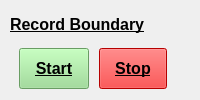
           <widget class="QWidget" name="widget_6" native="true">
            <property name="sizePolicy">
             <sizepolicy hsizetype="Maximum" vsizetype="Preferred">
              <horstretch>0</horstretch>
              <verstretch>0</verstretch>
             </sizepolicy>
            </property>
            <property name="styleSheet">
             <string notr="true">#widget_6{
	border: 2px solid #000000;
}</string>
            </property>
            <layout class="QVBoxLayout" name="verticalLayout_3">
             <property name="spacing">
              <number>0</number>
             </property>
             <property name="leftMargin">
              <number>10</number>
             </property>
             <property name="topMargin">
              <number>10</number>
             </property>
             <property name="rightMargin">
              <number>2</number>
             </property>
             <property name="bottomMargin">
              <number>2</number>
             </property>
             <item>
              <widget class="QWidget" name="widget_8" native="true">
               <layout class="QVBoxLayout" name="verticalLayout_4">
                <property name="spacing">
                 <number>0</number>
                </property>
                <property name="leftMargin">
                 <number>0</number>
                </property>
                <property name="topMargin">
                 <number>0</number>
                </property>
                <property name="rightMargin">
                 <number>0</number>
                </property>
                <property name="bottomMargin">
                 <number>0</number>
                </property>
                <item>
                 <widget class="QLabel" name="label">
                  <property name="sizePolicy">
                   <sizepolicy hsizetype="Maximum" vsizetype="Preferred">
                    <horstretch>0</horstretch>
                    <verstretch>0</verstretch>
                   </sizepolicy>
                  </property>
                  <property name="font">
                   <font>
                    <pointsize>12</pointsize>
                    <weight>75</weight>
                    <bold>true</bold>
                    <underline>true</underline>
                   </font>
                  </property>
                  <property name="styleSheet">
                   <string notr="true">QLabel{
	color: black;
}</string>
                  </property>
                  <property name="text">
                   <string>Record Boundary</string>
                  </property>
                 </widget>
                </item>
               </layout>
              </widget>
             </item>
             <item>
              <widget class="QWidget" name="widget_7" native="true">
               <property name="sizePolicy">
                <sizepolicy hsizetype="Maximum" vsizetype="Preferred">
                 <horstretch>0</horstretch>
                 <verstretch>0</verstretch>
                </sizepolicy>
               </property>
               <layout class="QHBoxLayout" name="horizontalLayout_2">
                <property name="spacing">
                 <number>10</number>
                </property>
                <item>
                 <widget class="QPushButton" name="startBoun">
                  <property name="sizePolicy">
                   <sizepolicy hsizetype="Maximum" vsizetype="Maximum">
                    <horstretch>0</horstretch>
                    <verstretch>0</verstretch>
                   </sizepolicy>
                  </property>
                  <property name="minimumSize">
                   <size>
                    <width>0</width>
                    <height>30</height>
                   </size>
                  </property>
                  <property name="sizeIncrement">
                   <size>
                    <width>0</width>
                    <height>0</height>
                   </size>
                  </property>
                  <property name="palette">
                   <palette>
                    <active>
                     <colorrole role="WindowText">
                      <brush brushstyle="SolidPattern">
                       <color alpha="255">
                        <red>0</red>
                        <green>0</green>
                        <blue>0</blue>
                       </color>
                      </brush>
                     </colorrole>
                     <colorrole role="Button">
                      <brush brushstyle="SolidPattern">
                       <color alpha="255">
                        <red>147</red>
                        <green>220</green>
                        <blue>139</blue>
                       </color>
                      </brush>
                     </colorrole>
                     <colorrole role="Text">
                      <brush brushstyle="SolidPattern">
                       <color alpha="255">
                        <red>0</red>
                        <green>0</green>
                        <blue>0</blue>
                       </color>
                      </brush>
                     </colorrole>
                     <colorrole role="ButtonText">
                      <brush brushstyle="SolidPattern">
                       <color alpha="255">
                        <red>0</red>
                        <green>0</green>
                        <blue>0</blue>
                       </color>
                      </brush>
                     </colorrole>
                     <colorrole role="Base">
                      <brush brushstyle="SolidPattern">
                       <color alpha="255">
                        <red>147</red>
                        <green>220</green>
                        <blue>139</blue>
                       </color>
                      </brush>
                     </colorrole>
                     <colorrole role="Window">
                      <brush brushstyle="SolidPattern">
                       <color alpha="255">
                        <red>147</red>
                        <green>220</green>
                        <blue>139</blue>
                       </color>
                      </brush>
                     </colorrole>
                    </active>
                    <inactive>
                     <colorrole role="WindowText">
                      <brush brushstyle="SolidPattern">
                       <color alpha="255">
                        <red>0</red>
                        <green>0</green>
                        <blue>0</blue>
                       </color>
                      </brush>
                     </colorrole>
                     <colorrole role="Button">
                      <brush brushstyle="SolidPattern">
                       <color alpha="255">
                        <red>147</red>
                        <green>220</green>
                        <blue>139</blue>
                       </color>
                      </brush>
                     </colorrole>
                     <colorrole role="Text">
                      <brush brushstyle="SolidPattern">
                       <color alpha="255">
                        <red>0</red>
                        <green>0</green>
                        <blue>0</blue>
                       </color>
                      </brush>
                     </colorrole>
                     <colorrole role="ButtonText">
                      <brush brushstyle="SolidPattern">
                       <color alpha="255">
                        <red>0</red>
                        <green>0</green>
                        <blue>0</blue>
                       </color>
                      </brush>
                     </colorrole>
                     <colorrole role="Base">
                      <brush brushstyle="SolidPattern">
                       <color alpha="255">
                        <red>147</red>
                        <green>220</green>
                        <blue>139</blue>
                       </color>
                      </brush>
                     </colorrole>
                     <colorrole role="Window">
                      <brush brushstyle="SolidPattern">
                       <color alpha="255">
                        <red>147</red>
                        <green>220</green>
                        <blue>139</blue>
                       </color>
                      </brush>
                     </colorrole>
                    </inactive>
                    <disabled>
                     <colorrole role="WindowText">
                      <brush brushstyle="SolidPattern">
                       <color alpha="255">
                        <red>0</red>
                        <green>0</green>
                        <blue>0</blue>
                       </color>
                      </brush>
                     </colorrole>
                     <colorrole role="Button">
                      <brush brushstyle="SolidPattern">
                       <color alpha="255">
                        <red>147</red>
                        <green>220</green>
                        <blue>139</blue>
                       </color>
                      </brush>
                     </colorrole>
                     <colorrole role="Text">
                      <brush brushstyle="SolidPattern">
                       <color alpha="255">
                        <red>0</red>
                        <green>0</green>
                        <blue>0</blue>
                       </color>
                      </brush>
                     </colorrole>
                     <colorrole role="ButtonText">
                      <brush brushstyle="SolidPattern">
                       <color alpha="255">
                        <red>0</red>
                        <green>0</green>
                        <blue>0</blue>
                       </color>
                      </brush>
                     </colorrole>
                     <colorrole role="Base">
                      <brush brushstyle="SolidPattern">
                       <color alpha="255">
                        <red>147</red>
                        <green>220</green>
                        <blue>139</blue>
                       </color>
                      </brush>
                     </colorrole>
                     <colorrole role="Window">
                      <brush brushstyle="SolidPattern">
                       <color alpha="255">
                        <red>147</red>
                        <green>220</green>
                        <blue>139</blue>
                       </color>
                      </brush>
                     </colorrole>
                    </disabled>
                   </palette>
                  </property>
                  <property name="font">
                   <font>
                    <pointsize>12</pointsize>
                    <weight>75</weight>
                    <bold>true</bold>
                    <underline>true</underline>
                   </font>
                  </property>
                  <property name="cursor">
                   <cursorShape>PointingHandCursor</cursorShape>
                  </property>
                  <property name="focusPolicy">
                   <enum>Qt::NoFocus</enum>
                  </property>
                  <property name="contextMenuPolicy">
                   <enum>Qt::DefaultContextMenu</enum>
                  </property>
                  <property name="styleSheet">
                   <string notr="true">QPushButton {
	color:black;
	background-color: rgb(147, 220, 139);
	padding-top: 10px;
    padding-right: 15px;
    padding-bottom: 10px;
    padding-left: 15px;
}</string>
                  </property>
                  <property name="text">
                   <string>Start</string>
                  </property>
                  <property name="iconSize">
                   <size>
                    <width>16</width>
                    <height>16</height>
                   </size>
                  </property>
                 </widget>
                </item>
                <item>
                 <widget class="QPushButton" name="stopBoun">
                  <property name="sizePolicy">
                   <sizepolicy hsizetype="Maximum" vsizetype="Fixed">
                    <horstretch>0</horstretch>
                    <verstretch>0</verstretch>
                   </sizepolicy>
                  </property>
                  <property name="palette">
                   <palette>
                    <active>
                     <colorrole role="WindowText">
                      <brush brushstyle="SolidPattern">
                       <color alpha="255">
                        <red>0</red>
                        <green>0</green>
                        <blue>0</blue>
                       </color>
                      </brush>
                     </colorrole>
                     <colorrole role="Button">
                      <brush brushstyle="SolidPattern">
                       <color alpha="255">
                        <red>255</red>
                        <green>0</green>
                        <blue>0</blue>
                       </color>
                      </brush>
                     </colorrole>
                     <colorrole role="Text">
                      <brush brushstyle="SolidPattern">
                       <color alpha="255">
                        <red>0</red>
                        <green>0</green>
                        <blue>0</blue>
                       </color>
                      </brush>
                     </colorrole>
                     <colorrole role="ButtonText">
                      <brush brushstyle="SolidPattern">
                       <color alpha="255">
                        <red>0</red>
                        <green>0</green>
                        <blue>0</blue>
                       </color>
                      </brush>
                     </colorrole>
                     <colorrole role="Base">
                      <brush brushstyle="SolidPattern">
                       <color alpha="255">
                        <red>255</red>
                        <green>0</green>
                        <blue>0</blue>
                       </color>
                      </brush>
                     </colorrole>
                     <colorrole role="Window">
                      <brush brushstyle="SolidPattern">
                       <color alpha="255">
                        <red>255</red>
                        <green>0</green>
                        <blue>0</blue>
                       </color>
                      </brush>
                     </colorrole>
                    </active>
                    <inactive>
                     <colorrole role="WindowText">
                      <brush brushstyle="SolidPattern">
                       <color alpha="255">
                        <red>0</red>
                        <green>0</green>
                        <blue>0</blue>
                       </color>
                      </brush>
                     </colorrole>
                     <colorrole role="Button">
                      <brush brushstyle="SolidPattern">
                       <color alpha="255">
                        <red>255</red>
                        <green>0</green>
                        <blue>0</blue>
                       </color>
                      </brush>
                     </colorrole>
                     <colorrole role="Text">
                      <brush brushstyle="SolidPattern">
                       <color alpha="255">
                        <red>0</red>
                        <green>0</green>
                        <blue>0</blue>
                       </color>
                      </brush>
                     </colorrole>
                     <colorrole role="ButtonText">
                      <brush brushstyle="SolidPattern">
                       <color alpha="255">
                        <red>0</red>
                        <green>0</green>
                        <blue>0</blue>
                       </color>
                      </brush>
                     </colorrole>
                     <colorrole role="Base">
                      <brush brushstyle="SolidPattern">
                       <color alpha="255">
                        <red>255</red>
                        <green>0</green>
                        <blue>0</blue>
                       </color>
                      </brush>
                     </colorrole>
                     <colorrole role="Window">
                      <brush brushstyle="SolidPattern">
                       <color alpha="255">
                        <red>255</red>
                        <green>0</green>
                        <blue>0</blue>
                       </color>
                      </brush>
                     </colorrole>
                    </inactive>
                    <disabled>
                     <colorrole role="WindowText">
                      <brush brushstyle="SolidPattern">
                       <color alpha="255">
                        <red>0</red>
                        <green>0</green>
                        <blue>0</blue>
                       </color>
                      </brush>
                     </colorrole>
                     <colorrole role="Button">
                      <brush brushstyle="SolidPattern">
                       <color alpha="255">
                        <red>255</red>
                        <green>0</green>
                        <blue>0</blue>
                       </color>
                      </brush>
                     </colorrole>
                     <colorrole role="Text">
                      <brush brushstyle="SolidPattern">
                       <color alpha="255">
                        <red>0</red>
                        <green>0</green>
                        <blue>0</blue>
                       </color>
                      </brush>
                     </colorrole>
                     <colorrole role="ButtonText">
                      <brush brushstyle="SolidPattern">
                       <color alpha="255">
                        <red>0</red>
                        <green>0</green>
                        <blue>0</blue>
                       </color>
                      </brush>
                     </colorrole>
                     <colorrole role="Base">
                      <brush brushstyle="SolidPattern">
                       <color alpha="255">
                        <red>255</red>
                        <green>0</green>
                        <blue>0</blue>
                       </color>
                      </brush>
                     </colorrole>
                     <colorrole role="Window">
                      <brush brushstyle="SolidPattern">
                       <color alpha="255">
                        <red>255</red>
                        <green>0</green>
                        <blue>0</blue>
                       </color>
                      </brush>
                     </colorrole>
                    </disabled>
                   </palette>
                  </property>
                  <property name="font">
                   <font>
                    <pointsize>12</pointsize>
                    <weight>75</weight>
                    <bold>true</bold>
                    <underline>true</underline>
                   </font>
                  </property>
                  <property name="cursor">
                   <cursorShape>PointingHandCursor</cursorShape>
                  </property>
                  <property name="styleSheet">
                   <string notr="true">QPushButton {
	color:black;
	background-color: rgb(255, 0, 0);
	padding-top: 10px;
    padding-right: 15px;
    padding-bottom: 10px;
    padding-left: 15px;
}</string>
                  </property>
                  <property name="text">
                   <string>Stop</string>
                  </property>
                 </widget>
                </item>
               </layout>
              </widget>
             </item>
            </layout>
           </widget>
